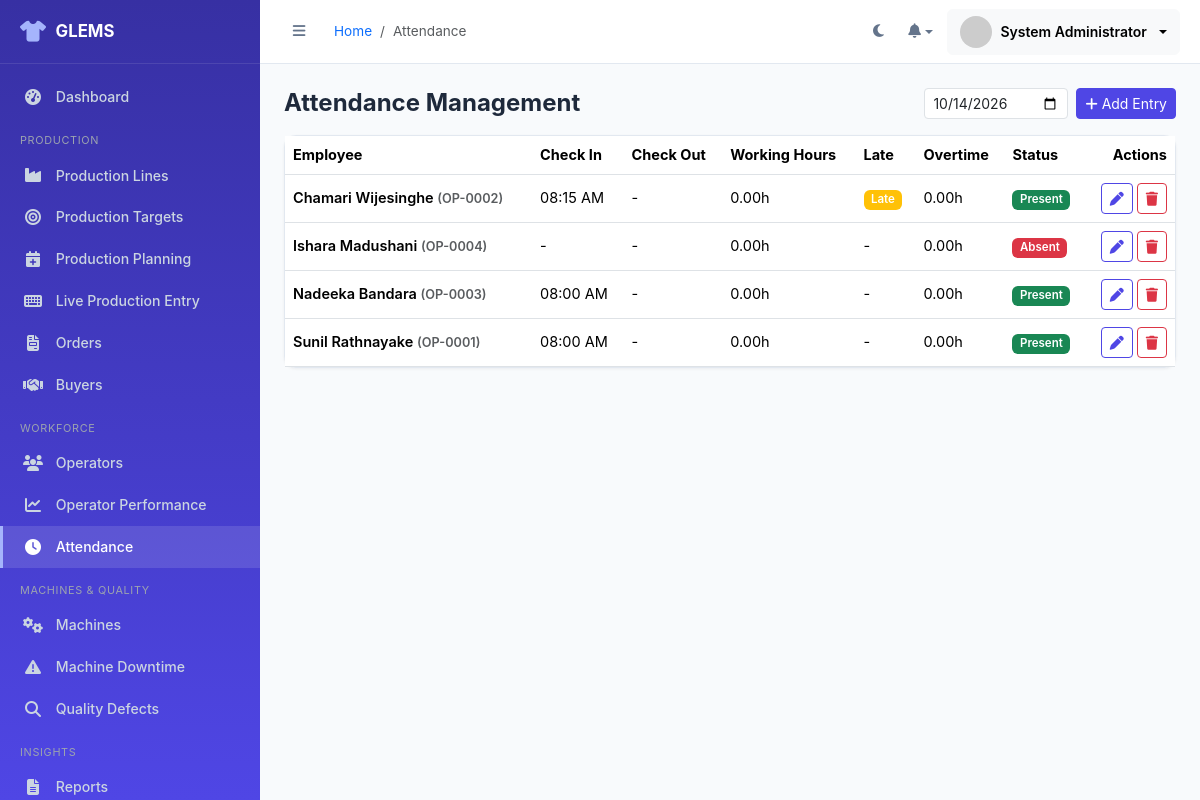
/admin/attendance.php (signed in), run on the app's committed database.
### tables this page shows
CREATE TABLE attendance (
    attendance_id INT AUTO_INCREMENT PRIMARY KEY,
    operator_id INT NOT NULL,
    attendance_date DATE NOT NULL,
    check_in TIME DEFAULT NULL,
    check_out TIME DEFAULT NULL,
    working_hours DECIMAL(4,2) DEFAULT 0,
    late_arrival TINYINT(1) DEFAULT 0,
    overtime_hours DECIMAL(4,2) DEFAULT 0,
    status ENUM('present','absent','leave','half_day') DEFAULT 'present',
    created_at DATETIME DEFAULT CURRENT_TIMESTAMP,
    FOREIGN KEY (operator_id) REFERENCES operators(operator_id) ON DELETE CASCADE,
    UNIQUE KEY uq_attendance (operator_id, attendance_date)
);

CREATE TABLE operators (
    operator_id INT AUTO_INCREMENT PRIMARY KEY,
    employee_id VARCHAR(20) NOT NULL UNIQUE,
    full_name VARCHAR(100) NOT NULL,
    nic VARCHAR(20) DEFAULT NULL,
    phone VARCHAR(20) DEFAULT NULL,
    address VARCHAR(255) DEFAULT NULL,
    department VARCHAR(50) DEFAULT NULL,
    line_id INT DEFAULT NULL,
    position VARCHAR(50) DEFAULT NULL,
    date_joined DATE DEFAULT NULL,
    status ENUM('active','inactive','resigned') DEFAULT 'active',
    photo VARCHAR(255) DEFAULT NULL,
    created_at DATETIME DEFAULT CURRENT_TIMESTAMP,
    FOREIGN KEY (line_id) REFERENCES production_lines(line_id) ON DELETE SET NULL
);

### admin/attendance.php (the view, shortened to what this page needs)
<?php
$pdo = getDBConnection();
$filterDate = get('date', date('Y-m-d'));
$stmt = $pdo->prepare(
    "SELECT a.*, o.full_name, o.employee_id FROM attendance a JOIN operators o ON o.operator_id=a.operator_id
     WHERE a.attendance_date = :d ORDER BY o.full_name"
);
$stmt->execute(['d' => $filterDate]);
$attendance = $stmt->fetchAll();
include BASE_PATH . '/includes/layout_start.php';
?>
<div class="d-flex justify-content-between align-items-center mb-3 flex-wrap gap-2">
    <h4 class="fw-bold mb-0">Attendance Management</h4>
    <div class="d-flex gap-2">
        <form method="GET"><input type="date" name="date" class="form-control form-control-sm" value="<?= e($filterDate) ?>" onchange="this.form.submit()"></form>
        <button class="btn btn-primary btn-sm" data-bs-toggle="modal" data-bs-target="#aModal" onclick="resetAForm()"><i class="fa-solid fa-plus me-1"></i>Add Entry</button>
    </div>
</div>
<div class="card"><div class="table-responsive">
<table class="table table-hover mb-0 align-middle">
<thead><tr><th>Employee</th><th>Check In</th><th>Check Out</th><th>Working Hours</th><th>Late</th><th>Overtime</th><th>Status</th><th class="text-end">Actions</th></tr></thead>
<tbody>
<?php foreach ($attendance as $a): ?>
<tr>
    <td class="fw-semibold"><?= e($a['full_name']) ?> <span class="text-muted small">(<?= e($a['employee_id']) ?>)</span></td>
    <td><?= $a['check_in'] ? date('h:i A', strtotime($a['check_in'])) : '-' ?></td>
    <td><?= $a['check_out'] ? date('h:i A', strtotime($a['check_out'])) : '-' ?></td>
    <td><?= e($a['working_hours']) ?>h</td>
    <td><?= $a['late_arrival'] ? '<span class="badge bg-warning">Late</span>' : '-' ?></td>
    <td><?= e($a['overtime_hours']) ?>h</td>
    <td><?= status_badge($a['status']) ?></td>
    <td class="text-end">
        <button class="btn btn-sm btn-outline-primary" onclick='editA(<?= json_encode($a) ?>)'><i class="fa-solid fa-pen"></i></button>
        <form method="POST" class="d-inline" onsubmit="return confirmDelete()">
            <button class="btn btn-sm btn-outline-danger"><i class="fa-solid fa-trash"></i></button>
        </form>
    </td>
</tr>
<?php endforeach; ?>
</tbody></table>
</div></div>
<?php include BASE_PATH . '/includes/layout_end.php'; ?>

### includes/functions.php (shortened to what this page needs)
<?php
function e(?string $value): string
{
    return htmlspecialchars($value ?? '', ENT_QUOTES, 'UTF-8');
}
function get(string $key, $default = null)
{
    return isset($_GET[$key]) ? clean_input($_GET[$key]) : $default;
}
function status_badge(string $status): string
{
    $map = [
        'active'      => 'success', 'running'  => 'success', 'resolved' => 'success',
        'inactive'    => 'secondary', 'idle'    => 'secondary',
        'stopped'     => 'danger',  'suspended' => 'danger', 'absent'   => 'danger',
        'maintenance' => 'warning', 'open'     => 'warning', 'pending'  => 'warning',
        'in_progress' => 'info',    'present'  => 'success', 'leave'    => 'info',
        'completed'   => 'primary', 'delayed'  => 'danger', 'cancelled' => 'secondary',
    ];
    $class = $map[$status] ?? 'secondary';
    $label = ucwords(str_replace('_', ' ', $status));
    return '<span class="badge bg-' . $class . '">' . e($label) . '</span>';
}

### assets/css/style.css (style rules this page uses)
:root { --glems-primary: #4F46E5; --glems-primary-light: #818CF8; --glems-primary-dark: #3730A3; --glems-success: #10B981; --glems-warning: #F59E0B; --glems-danger: #EF4444; --glems-accent: #06B6D4; --glems-bg: #F8FAFC; --glems-surface: #FFFFFF; --glems-border: #E2E8F0; --glems-text: #1E293B; --glems-text-muted: #64748B; --sidebar-width: 260px; --sidebar-collapsed: 78px; --header-height: 64px; --radius: 12px; --shadow-sm: 0 1px 3px rgba(15,23,42,0.06); --shadow-md: 0 4px 16px rgba(15,23,42,0.08); }
* { box-sizing: border-box; }
body { background: var(--glems-bg); color: var(--glems-text); font-family: 'Inter', 'Segoe UI', system-ui, sans-serif; font-size: 14.5px; transition: background .25s, color .25s; }
.card { border:1px solid var(--glems-border); border-radius:var(--radius); box-shadow:var(--shadow-sm); background:var(--glems-surface); }
.btn-primary { background:var(--glems-primary); border-color:var(--glems-primary); }
.btn-outline-primary { color:var(--glems-primary); border-color:var(--glems-primary); }
.badge { font-weight:600; font-size:.72rem; }

### data on the page
attendance: operator.full_name "Chamari Wijesinghe", operator.employee_id "OP-0002", check_in "08:15 AM", working_hours "0.00", late_arrival "Late", overtime_hours "0.00", status "Present"
attendance: operator.full_name "Ishara Madushani", operator.employee_id "OP-0004", working_hours "0.00", overtime_hours "0.00", status "Absent"
attendance: operator.full_name "Nadeeka Bandara", operator.employee_id "OP-0003", check_in "08:00 AM", working_hours "0.00", overtime_hours "0.00", status "Present"
attendance: operator.full_name "Sunil Rathnayake", operator.employee_id "OP-0001", check_in "08:00 AM", working_hours "0.00", overtime_hours "0.00", status "Present"

### other printed values
APP_NAME "GLEMS"
$label "Dashboard Production Lines Production Targets Production Planning Live Production Entry Orders Buyers Operators Operator Performance Attendance Machines Machine Downtime Quality Defects Reports"
$bc['label'] "Attendance"
$_SESSION['full_name'] "System Administrator"
